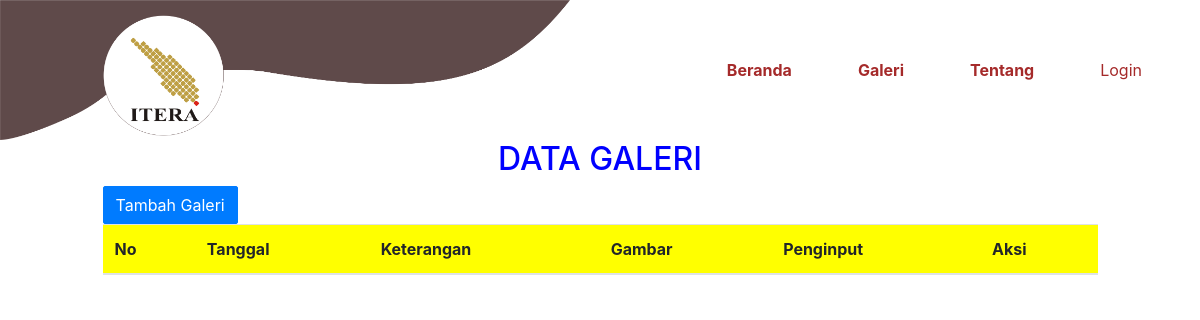
The app's page /index.php/data_galeri, older data.
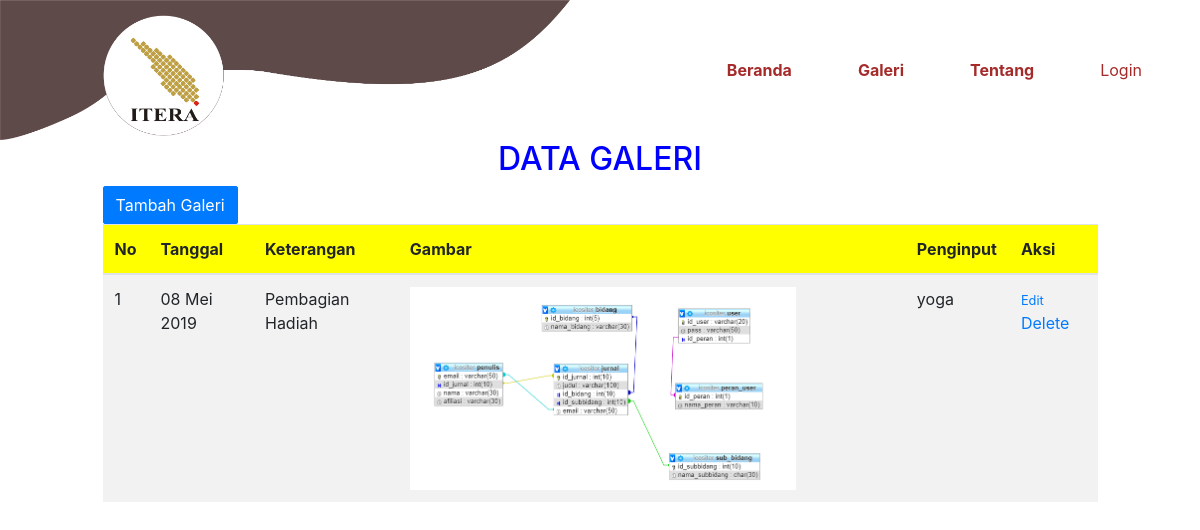
The same page, newer data.
### tables this page shows
CREATE TABLE `galeri` (
  `id_galeri` int(11) NOT NULL,
  `tgl_galeri` date NOT NULL,
  `keterangan` varchar(100) NOT NULL,
  `gambar` varchar(50) NOT NULL,
  `id_user` varchar(20) NOT NULL
);

### application/controllers/data_galeri.php (called while the page is built, shortened)
<?php
class data_galeri extends CI_Controller {
    public function index(){
        $this->load->model('M_galeri');
        $isi['galeri'] = $this->M_galeri->tampilDataGaleri();
        $this->load->view('admin/data-galeri', $isi);
    }
}

### index.php (called while the page is built, shortened)
<?php
require_once BASEPATH.'core/CodeIgniter.php';

### application/models/M_galeri.php (called while the page is built, shortened)
<?php
class M_galeri extends CI_model{
    public function tampilDataGaleri(){
        $query = "SELECT * FROM galeri";
        $data = $this->db->query($query);
        return $data;
    }
}

### application/views/admin/konversi_tanggal.php (called while the page is built)
<?php function tanggal_($tanggal)
        {
            $bulan = array (1 =>   'Jan',
                        'Feb',
                        'Mar',
                        'Apr',
                        'Mei',
                        'Jun',
                        'Jul',
                        'Agt',
                        'Sep',
                        'Okt',
                        'Nov',
                        'Des'
                    );
            $split 	  = explode('-', $tanggal);
            $tgl = $split[2] . ' ' . $bulan[ (int)$split[1] ] . ' ' . $split[0];
            return $tgl;
        }
        ?>

### application/views/admin/data-galeri.php (the view, shortened to what this page needs)
<!DOCTYPE html>
<html>
<head>
    <link rel="stylesheet" href="<?php echo base_url();?>assets/css/bootstrap.min.css">
    <link rel="stylesheet" href="<?php echo base_url();?>assets/jquery-ui/jquery-ui.min.css">
    <link rel="stylesheet" href="<?php echo base_url();?>assets/DataTables/datatables.min.css">
    <link rel="stylesheet" href="<?php echo base_url();?>assets/DataTables/DataTables-1.10.18/css/dataTables.bootstrap.min.css">
    <link rel="stylesheet" href="<?php echo base_url();?>assets/css/dash.css">
    <link rel="stylesheet" href="<?php echo base_url();?>assets/css/login.css">
</head>
<body>
<?php include("konversi_tanggal.php"); ?>
    <center>
        <h2>DATA GALERI</h2>
    </center>
        <div class="row">
            <div class="col-md-1"></div>
            <div class="col-md-10">
            <a href="<?php echo current_url();?>/pos_galeri" class="btn btn-primary">Tambah Galeri</a>
                    <table class="table table-striped" id="contoh">
                    <thead class="kepala">
                        <tr>
                        <th scope="col">No</th>
                        <th scope="col">Tanggal</th>
                        <th scope="col">Keterangan</th>
                        <th scope="col">Gambar</th>
                        <th scope="col">Penginput</th>
                        <th scope="col">Aksi</th>
                        </tr>
                    </thead>
                    <tbody>
                    <?php
                        $no = 1;
                        foreach($galeri->result() as $row) { ?>
                        <tr id="<?php echo $row->id_galeri ?>" >
                            <td><?php echo $no++ ?></td>
                            <td><?php echo tanggal_($row->tgl_galeri) ?></td>
                            <td><?php echo $row->keterangan ?></td>
                            <td><img src="<?php echo base_url("upload/galeri/$row->gambar"); ?>" alt="" width="80%"></td>
                            <td><?php echo $row->id_user ?></td>
                            <td>
                                <a href="<?php echo current_url(); ?>/editGaleri/<?php echo $row->id_galeri; ?>" style="font-size: 0.8em;">Edit</a>
                            <a href="<?php echo current_url(); ?>/hapusGaleri/<?php echo $row->id_galeri; ?>" onclick="return confirm('Are you sure you want to delete?')">Delete</a>
                            </td>
                        </tr>
                    <?php } ?>
                    </tbody>
                    </table>
            </div>
            <div class="col-md-1"></div>
        </div>
</body>
</html>

Row changes from the older to the newer data that the page shows:
added galeri: tgl_galeri "08 Mei 2019", keterangan "Pembagian Hadiah", gambar (picture), id_user "yoga"
